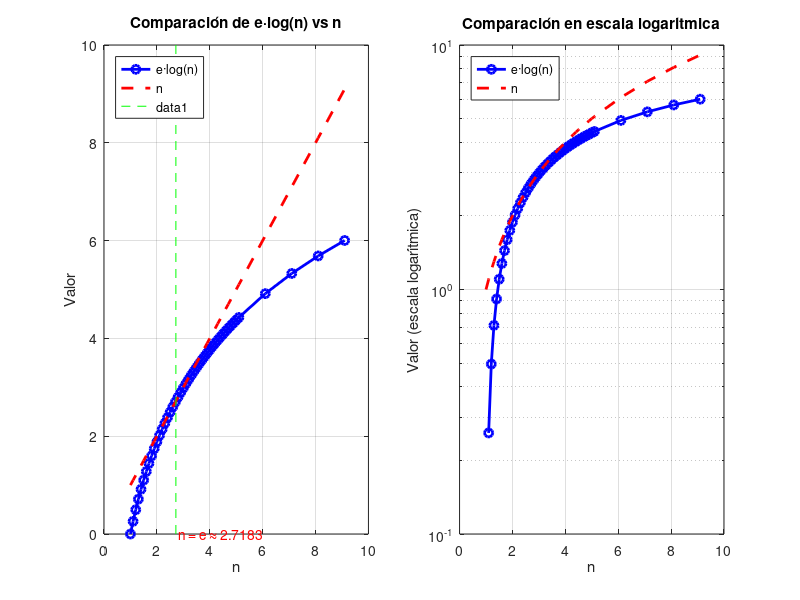

This figure's MATLAB source:
% Script de MATLAB para graficar los datos
% Ejecutar este script en MATLAB

try
    % Cargar los datos
    datos = load('datos_matlab.dat');
    n = datos(:,1);
    e_log_n = datos(:,2);
    n_values = datos(:,3);

    % Crear figura con dos subgráficas
    h = figure('Position', [100, 100, 1200, 500]);

    % Gráfica normal
    subplot(1,2,1);
    plot(n, e_log_n, 'bo-', 'LineWidth', 2);
    hold on;
    plot(n, n_values, 'r--', 'LineWidth', 2);
    xlabel('n');
    ylabel('Valor');
    title('Comparación de e·log(n) vs n');
    lh1 = legend('e·log(n)', 'n', 'Location', 'northwest');
    grid on;

    % Marcar el punto n = e donde las funciones se intersecan
    e_value = exp(1);
    line([e_value e_value], get(gca,'YLim'), 'Color', 'g', 'LineStyle', '--');
    text(e_value+0.1, min(get(gca,'YLim'))*2, ['n = e ≈ ' num2str(e_value, '%.4f')], 'Color', 'r');

    % Gráfica semilogarítmica
    subplot(1,2,2);
    semilogy(n, e_log_n, 'bo-', 'LineWidth', 2);
    hold on;
    semilogy(n, n_values, 'r--', 'LineWidth', 2);
    xlabel('n');
    ylabel('Valor (escala logarítmica)');
    title('Comparación en escala logarítmica');
    lh2 = legend('e·log(n)', 'n', 'Location', 'northwest');
    grid on;

    % Ajustar diseño
    drawnow;
    pause(0.5);

    % Guardar la figura como imagen de manera segura
    print(h, 'grafica_matlab.png', '-dpng');

    % Mostrar mensaje
    disp('Gráfica generada y guardada como grafica_matlab.png');

catch e
    disp(['Error: ' e.message]);
    disp('Verifique que el archivo datos_matlab.dat existe y tiene el formato correcto');
end